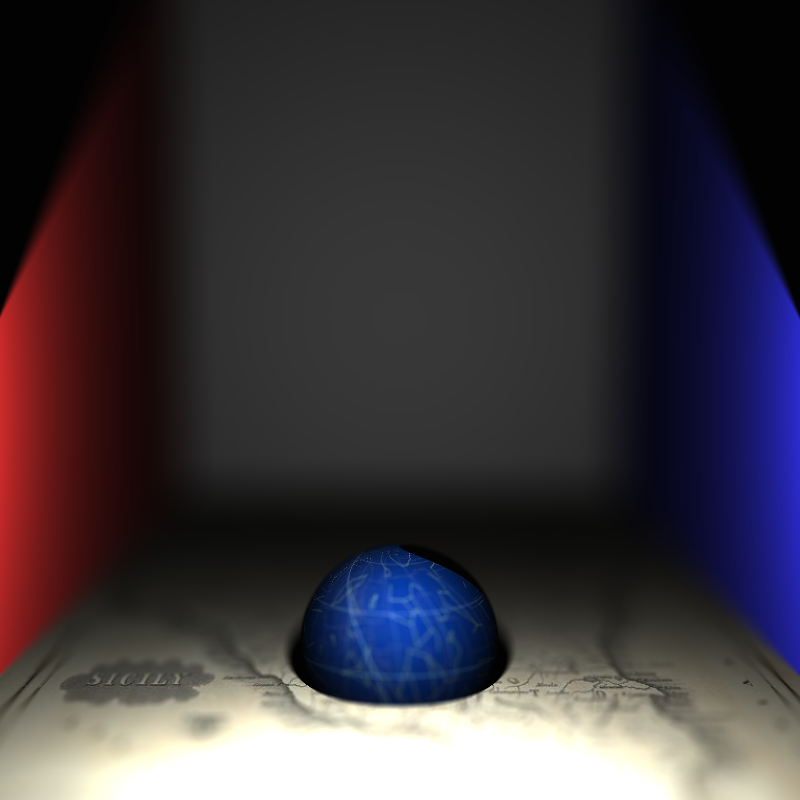
#> input picture CW/CW2/RayTracer/examples/ThinLens Jittering Experiment/reference.ppm, 800 x 800 px
$ python analyse.py
#> lines starting #> are read from the running program, lines starting #| are printed output that depends on the picture; long printed decimals are rounded
from PIL import Image
import numpy as np

reference = np.array(Image.open("reference.ppm"))
#> reference is the input picture: shape (800, 800, 3); mean R, G, B 62.5, 56.5, 62.5
width, height, pixels = reference.shape
#> width = 800; height = 800; pixels = 3

errors = []
for example in range(1, 45):
    experiment = np.array(Image.open("output-"+str(example)+".ppm"))
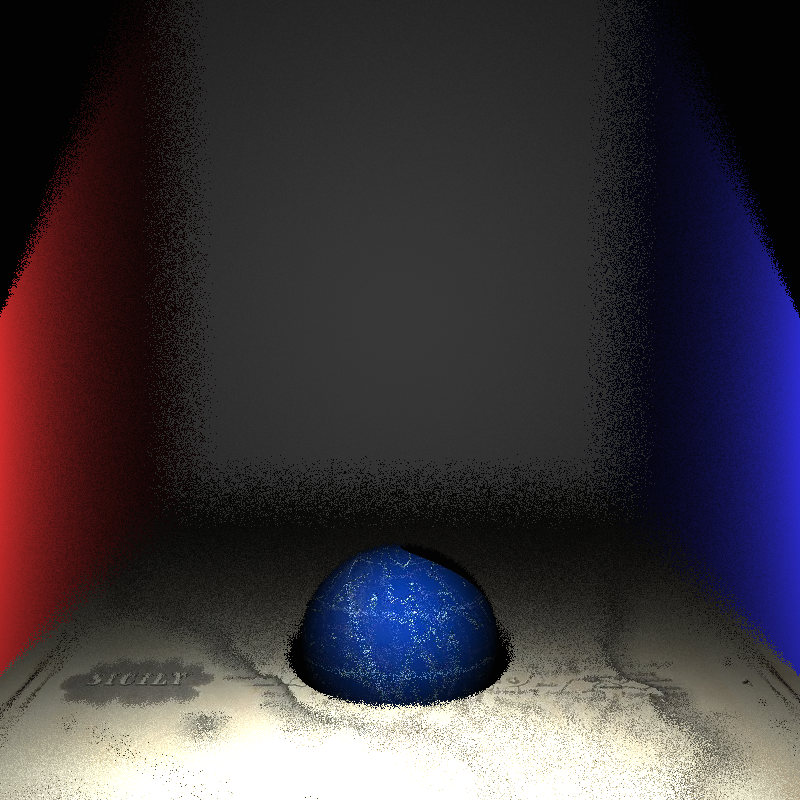
#> input picture CW/CW2/RayTracer/examples/ThinLens Jittering Experiment/output-1.ppm, 800 x 800 px
#> experiment is the input picture: shape (800, 800, 3); mean R, G, B 62.1, 56.1, 62.1
    sum = 0
    diff = (reference-experiment)/255
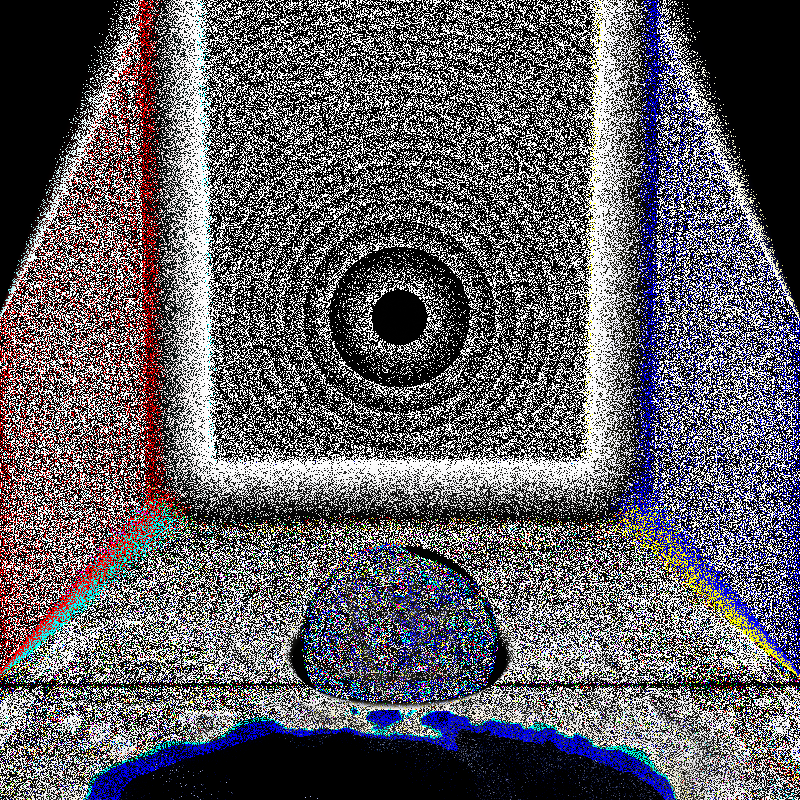
#> diff: shape (800, 800, 3) float64; mean R, G, B 0.38, 0.369, 0.393
    sum += np.sum(np.sum(np.abs(diff)**2,axis=2)**(1./2))
#> sum = 440192.8
    #for row in range(0, width):
    #    for column in range (0, height):
    #       sum += np.linalg.norm(diff[row, column])
    sum /= width * height
#> sum = 0.688
    print(sum)
#| 0.6878
#> (the run stopped early here; a loop or call above may not have finished)
